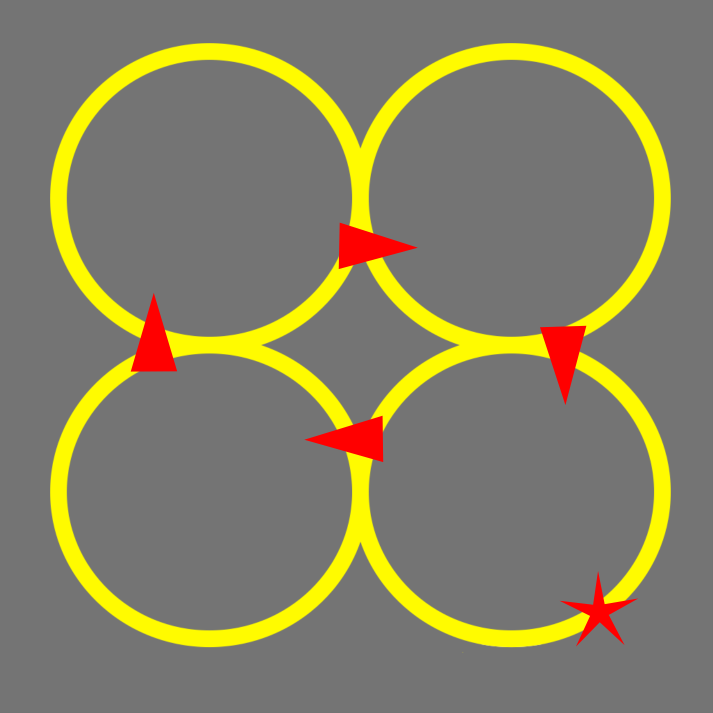
#> input picture shape.png, 1425 x 1425 px (shown at 1/2 size)
$ python template.py
#> lines starting #> are read from the running program, lines starting #| are printed output that depends on the picture; after the words box and inside, x2 and y2 are one past the last pixel; in counts of white or black regions, pixels touching at a corner belong together
# Python program to illustrate
# multiscaling in template matching
# import cv2
# import numpy as np

# # Read the main image
# img_rgb = cv2.imread("shape.png")

# # Convert to grayscale
# img_gray = cv2.cvtColor(img_rgb, cv2.COLOR_BGR2GRAY)

# # Read the template
# template = cv2.imread("leftred.png",0)

# # Store width and heigth of template in w and h
# w, h = template.shape[::-1]
# found = None

# for scale in np.linspace(0.2, 1.0, 20)[::-1]:

# 	# resize the image according to the scale, and keep track
# 	# of the ratio of the resizing
# 	resized = imutils.resize(img_gray, width = int(img_gray.shape[1] * scale))
# 	r = img_gray.shape[1] / float(resized.shape[1])

# 	# if the resized image is smaller than the template, then break
# 	# from the loop
# 	# detect edges in the resized, grayscale image and apply template
# 	# matching to find the template in the image edged
# 	# = cv2.Canny(resized, 50, 200) result = cv2.matchTemplate(edged, template,
# 	# cv2.TM_CCOEFF) (_, maxVal, _, maxLoc) = cv2.minMaxLoc(result)
# 	# if we have found a new maximum correlation value, then update
# 	# the found variable if found is None or maxVal > found[0]:
# 	if resized.shape[0] < h or resized.shape[1] < w:
# 			break
# 	found = (maxVal, maxLoc, r)

# # unpack the found varaible and compute the (x, y) coordinates
# # of the bounding box based on the resized ratio
# (_, maxLoc, r) = found
# (startX, startY) = (int(maxLoc[0] * r), int(maxLoc[1] * r))
# (endX, endY) = (int((maxLoc[0] + tW) * r), int((maxLoc[1] + tH) * r))

# # draw a bounding box around the detected result and display the image
# cv2.rectangle(image, (startX, startY), (endX, endY), (0, 0, 255), 2)
# cv2.imshow("Image", image)
# cv2.waitKey(0)


import cv2
import numpy as np

img = cv2.imread("shape.png")
#> img is the input picture: shape (1425, 1425, 3); mean B, G, R 101.9, 128.2, 132.9
gray_img = cv2.cvtColor(img, cv2.COLOR_BGR2GRAY)
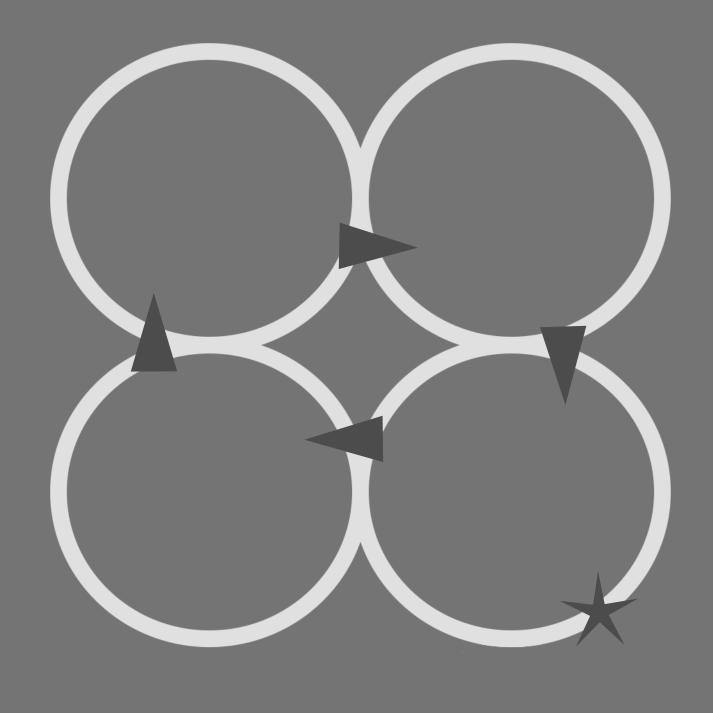
#> gray_img: shape (1425, 1425) (shown at 1/2 size); min 76, max 225, mean 126.6
template = cv2.imread("leftred.png", 0)
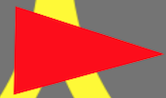
#> input picture leftred.png, 166 x 98 px
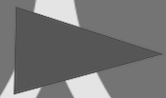
#> template: shape (98, 166); min 72, max 232, mean 117
w, h = template.shape[::-1]
#> w = 166; h = 98

result = cv2.matchTemplate(gray_img, template, cv2.TM_CCOEFF_NORMED)
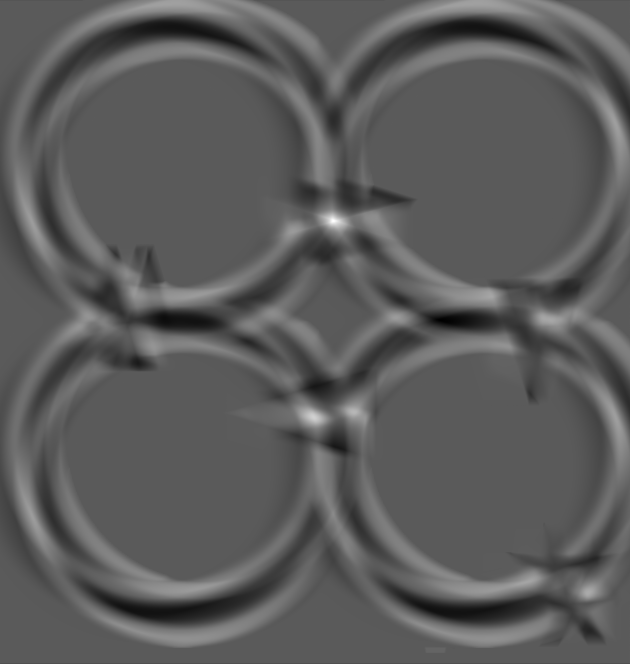
#> result: shape (1328, 1260) float32 (shown at 1/2 size); min -0.507, max 0.916, mean 0.00762; drawn with min black and max white
loc = np.where(result >= 0.4)
#> loc = 2930 positions, rows 425 to 1191, columns 604 to 1184

for pt in zip(*loc[::-1]):
    cv2.rectangle(img, pt, (pt[0] + w, pt[1] + h), (0, 255, 0), 3)
#> this loop made 2930 passes
#> pt on passes 1 to 3: (663, 425), (664, 425), (665, 425)
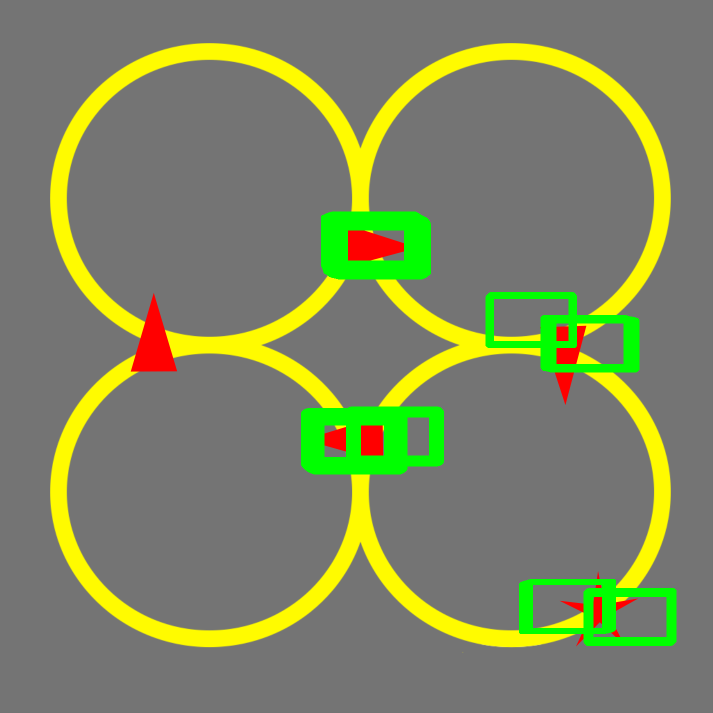
#> img: shape (1425, 1425, 3) (shown at 1/2 size); 4.34% of pixels changed, all inside (x1, y1, x2, y2) = (602, 423, 1353, 1292)


cv2.namedWindow("img", cv2.WINDOW_NORMAL)
cv2.resizeWindow("img", 600, 600)
cv2.imshow("img", img)
#cv2.imshow("img", img)


cv2.waitKey(0)
cv2.destroyAllWindows()
